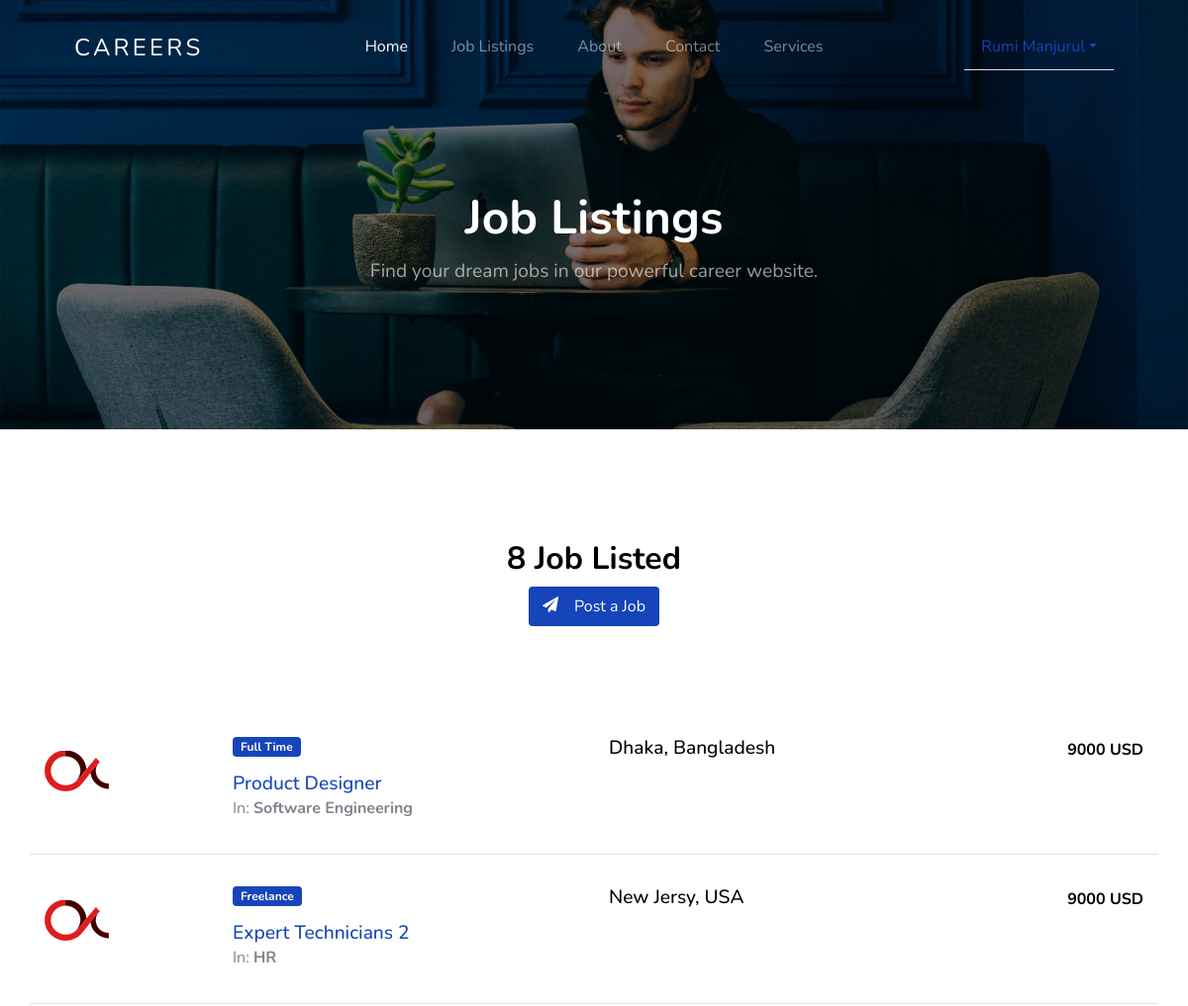
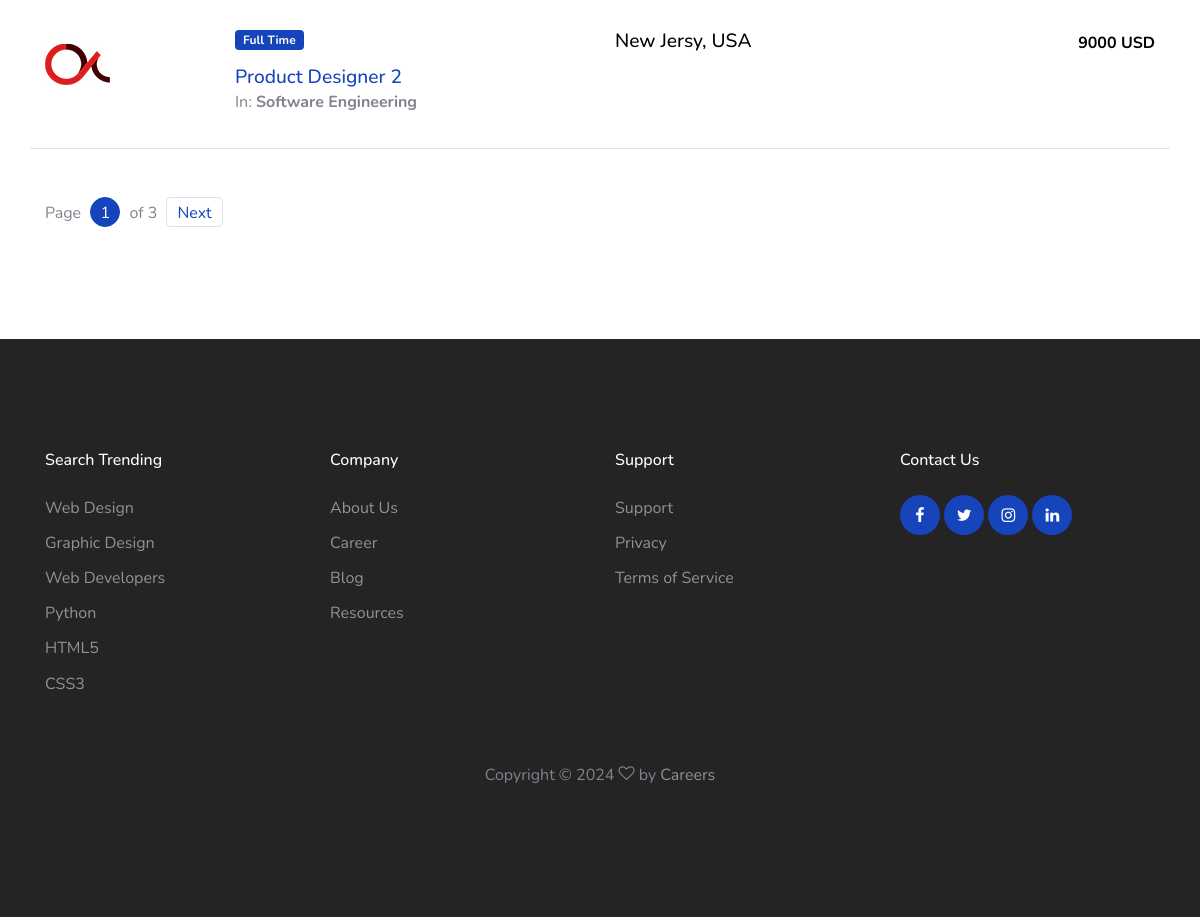
Page /jobs/job-listing/ (signed in) on the committed database (2 pictures, top to bottom).
### jobs/models.py (models this page shows, shortened)
class JobListing(models.Model):
    user = models.ForeignKey(settings.AUTH_USER_MODEL, on_delete=models.CASCADE,
                             null=True, editable=False, blank=True)
    title = models.CharField(max_length=100)
    company_name = models.CharField(max_length=200)
    employment_status = models.CharField(choices=JOB_TYPE, max_length=10)
    vacancy = models.CharField(max_length=10, null=True)
    gender = models.CharField(choices=GENDER, max_length=30, null=True)
    category = models.CharField(choices=CATEGORY, max_length=30)
    description = models.TextField()
    responsibilities = models.TextField()
    experience = models.CharField(max_length=100)
    job_location = models.CharField(max_length=120)
    Salary = models.CharField(max_length=100, null=True, blank=True)
    image = models.ImageField(blank=True, upload_to='media', null=True)
    application_deadline = models.DateTimeField()
    published_on = models.DateTimeField(default=timezone.now)

### jobs/views.py (the view)
# urls.py: path('job-listing/', job_listing, name='job-listing'),
@login_required
def job_listing(request):
    query = JobListing.objects.all().count()
    qs = JobListing.objects.all().order_by('-published_on')
    paginator = Paginator(qs, 3)  # Show 3 jobs per page
    page = request.GET.get('page')
    try:
        qs = paginator.page(page)
    except PageNotAnInteger:
        qs = paginator.page(1)
    except EmptyPage:
        qs = paginator.page(paginator.num_pages)
    context = {
        'query': qs,
        'job_qs': query
    }
    return render(request, "jobs/job_listing.html", context)

### templates/jobs/job_listing.html (shortened to what this page needs)
{% extends 'base.html' %}
{% load static %}
{% block content %}
    <section class="home-section section-hero inner-page overlay bg-image"
             style="background-image: url('{% static 'images/hero_1.jpg' %}');"
             id="home-section">
        <div class="container">
            <div class="row align-items-center justify-content-center">
                <div class="col-md-12">
                    <div class="mb-5 text-center">
                        <h1 class="text-white font-weight-bold">Job Listings</h1>
                        <p>Find your dream jobs in our powerful career website.</p>
                    </div>
                </div>
            </div>
        </div>
    </section>
    <section class="site-section">
        <div class="container">
            <div class="row mb-5 justify-content-center">
                <div class="col-md-7 text-center">
                    <h2 class="section-title mb-2">{{ job_qs }} Job Listed</h2>
                    <div class="mb-5 text-center">
                        <a href="{% url 'jobs:job-post' %}"
                           class="btn btn-primary border-width-2 d-none d-lg-inline-block">
                      <span class="mr-2 icon-paper-plane">
                      </span>Post a Job</a>
                    </div>
                </div>
            </div>
            <div class="mb-5">
                {% for q in query %}
                    <div class="row align-items-start job-item border-bottom pb-3 mb-3 pt-3">
                        <div class="col-md-2">
                            <a href=""><img class="img-fluid" src="{% static 'images/featured-listing-2.jpg' %}"
                                            alt="image"></a>
                        </div>
                        <div class="col-md-4">
              <span class="badge badge-primary px-2 py-1 mb-3">
                    {{ q.employment_status }}
              </span>
                            <h2><a href="{% url 'jobs:job-single' q.id %}">{{ q.title }}</a></h2>
                            In: <strong>{{ q.category }}</strong></p>
                        </div>
                        <div class="col-md-3 text-left">
                            <h3>{{ q.job_location }}</h3>
                        </div>
                        <div class="col-md-3 text-md-right">
                            <strong class="text-black">{{ q.Salary }}</strong>
                        </div>
                    </div>
                {% endfor %}
            </div>
            <div class="row pagination-wrap">
                <div class="col-md-6 text-center text-md-left">
                    <div class="custom-pagination ml-auto">
                        <div class="d-inline-block">
                            Page <a href="#" class="active">{{ query.number }}</a> of {{ query.paginator.num_pages }}
                        </div>
                        {% if query.has_next %}
                            <a href="?page={{ query.next_page_number }}" class="next">Next</a>
                        {% endif %}
                    </div>
                </div>
            </div>
        </div>
    </section>
{% endblock %}

### templates/base.html (shortened to what this page needs)
{% load static %}
<html lang="en">
<head>
    <link rel="stylesheet" href="{% static 'css/custom-bs.css' %}">
    <link rel="stylesheet" href="{% static 'css/jquery.fancybox.min.css' %}">
    <link rel="stylesheet" href="{% static 'css/bootstrap-select.min.css' %}">
    <link rel="stylesheet" href="{% static 'fonts/icomoon/style.css' %}">
    <link rel="stylesheet" href="{% static 'fonts/line-icons/style.css' %}">
    <link rel="stylesheet" href="{% static 'css/owl.carousel.min.css' %}">
    <link rel="stylesheet" href="{% static 'css/animate.min.css' %}">
    <link rel="stylesheet" href="{% static 'css/style.css' %}">
</head>
<body id="top">
<div class="site-wrap">
    {% include 'navbar.html' %}
    {% block content %}
    {% endblock %}
    <footer class="site-footer">
        <div class="container">
            <div class="row mb-5">
                <div class="col-6 col-md-3 mb-4 mb-md-0">
                    <h3>Search Trending</h3>
                    <ul class="list-unstyled">
                        <li><a href="#">Web Design</a></li>
                        <li><a href="#">Graphic Design</a></li>
                        <li><a href="#">Web Developers</a></li>
                        <li><a href="#">Python</a></li>
                        <li><a href="#">HTML5</a></li>
                        <li><a href="#">CSS3</a></li>
                    </ul>
                </div>
                <div class="col-6 col-md-3 mb-4 mb-md-0">
                    <h3>Company</h3>
                    <ul class="list-unstyled">
                        <li><a href="#">About Us</a></li>
                        <li><a href="#">Career</a></li>
                        <li><a href="#">Blog</a></li>
                        <li><a href="#">Resources</a></li>
                    </ul>
                </div>
                <div class="col-6 col-md-3 mb-4 mb-md-0">
                    <h3>Support</h3>
                    <ul class="list-unstyled">
                        <li><a href="#">Support</a></li>
                        <li><a href="#">Privacy</a></li>
                        <li><a href="#">Terms of Service</a></li>
                    </ul>
                </div>
                <div class="col-6 col-md-3 mb-4 mb-md-0">
                    <h3>Contact Us</h3>
                    <div class="footer-social">
                        <a href="#"><span class="icon-facebook"></span></a>
                        <a href="#"><span class="icon-twitter"></span></a>
                        <a href="#"><span class="icon-instagram"></span></a>
                        <a href="#"><span class="icon-linkedin"></span></a>
                    </div>
                </div>
            </div>
            <div class="row text-center">
                <div class="col-12">
                    <p>
                        Copyright &copy;
                        <i
                                class="icon-heart-o" aria-hidden="true"></i> by <a href="om" target="_blank">Careers</a>
                    </p>
                </div>
            </div>
        </div>
    </footer>
</div>
</body>
</html>

### templates/navbar.html (shortened to what this page needs)
{% load static %}
<header class="site-navbar mt-3">
  <div class="container-fluid">
    <div class="row align-items-center">
      <div class="site-logo col-6"><a href="{% url 'home' %}">Careers</a></div>
      <nav class="mx-auto site-navigation">
        <ul class="site-menu js-clone-nav d-none d-xl-block ml-0 pl-0">
          <li><a href="{% url 'home' %}" class="nav-link active">Home</a></li>
          <li><a href="{% url 'jobs:job-listing' %}">Job Listings</a></li>
          <li><a href="{% url 'jobs:about' %}">About</a></li>
          <li><a href="{% url 'jobs:contact' %}">Contact</a></li>
             <li><a href="{% url 'jobs:service' %}"> Services</a></li>
        </ul>
      </nav>
{% if user.is_authenticated %}
      <div class="right-cta-menu text-right d-flex aligin-items-center col-6">
        <div class="ml-auto">
          <ul class="nav nav-tabs">
  <li class="nav-item dropdown">
    <a class="nav-link dropdown-toggle" data-toggle="dropdown" href="#" role="button" aria-haspopup="True" aria-expanded="false">
      {{request.user.first_name}} {{request.user.last_name}}</a>
  </li>
</ul>
        </div>
      </div>
{% endif %}
    </div>
  </div>
    </header>

### rows in the picture
JobListing: employment_status "Full Time", title "Product Designer", category "Software Engineering", job_location "Dhaka, Bangladesh", Salary "9000 USD"
JobListing: employment_status "Freelance", title "Expert Technicians 2", category "HR", job_location "New Jersy, USA", Salary "9000 USD"
JobListing: employment_status "Full Time", title "Product Designer 2", category "Software Engineering", job_location "New Jersy, USA", Salary "9000 USD"

### other values in the picture
{{ request.user.first_name }} "Rumi"
{{ request.user.last_name }} "Manjurul"
{{ job_qs }} "8"
{{ query.number }} "1"
{{ query.paginator.num_pages }} "3"
